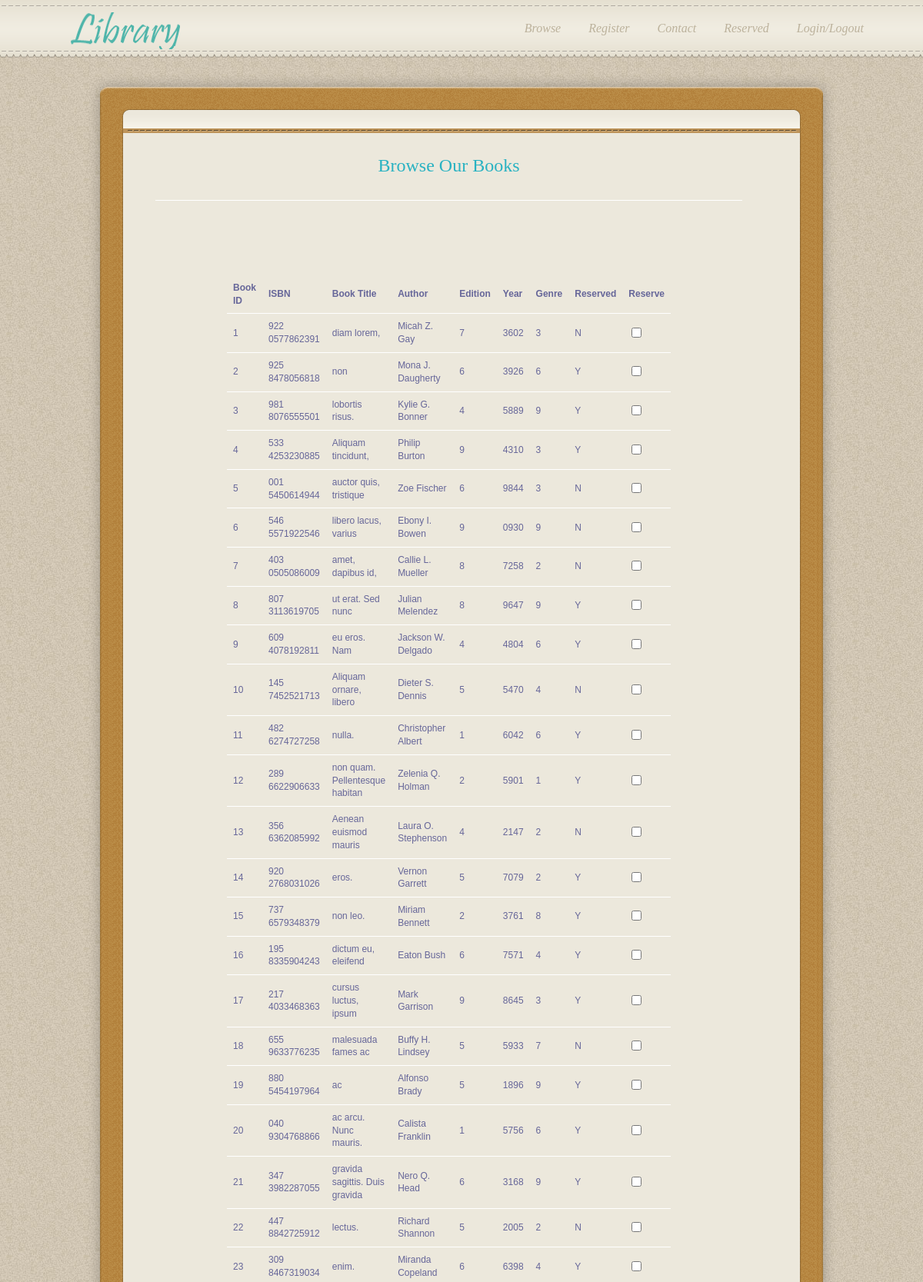
/browse.php (signed in, upper part), run on the app's committed database.
### tables this page shows
CREATE TABLE IF NOT EXISTS `book` (
  `bookID` int(11) NOT NULL AUTO_INCREMENT,
  `isbn` varchar(15) DEFAULT NULL,
  `booktitle` varchar(30) DEFAULT NULL,
  `author` varchar(30) DEFAULT NULL,
  `edition` varchar(1) DEFAULT NULL,
  `year` varchar(4) DEFAULT NULL,
  `category` int(11) DEFAULT NULL,
  `reserved` varchar(1) DEFAULT NULL,
  PRIMARY KEY (`bookID`),
  KEY `category` (`category`)
);

### output.php (the view, shortened to what this page needs)
<!DOCTYPE html>
<html>
<head>
</head>
<body>
  <table id="box-table">
    <tr>
      <td colspan="2">
        <center>
          <h2><font face="Tahoma">Browse Our Books</font></h2>
        </center>
      </td>
    </tr>
    <tr>
      <td>
        <table id="hover">
          <tr>
            <td><strong>Book ID</strong></td>
            <td><strong>ISBN</strong></td>
            <td><strong>Book Title</strong></td>
            <td><strong>Author</strong></td>
            <td><strong>Edition</strong></td>
            <td><strong>Year</strong></td>
            <td><strong>Genre</strong></td>
            <td><strong>Reserved</strong></td>
            <td><strong>Reserve</strong></td>
          </tr>
          <form name="input" action="reserve.php" method="post">
            <?php
                $search = "bookID > 0";
                $con=mysqli_connect("localhost","root","","library");
                $result = mysqli_query($con,"SELECT * FROM book WHERE $search");
                $i = 1;
                while($row = mysqli_fetch_array($result))
                {
                    echo "<tr>";
                    echo "<td>" . $row['bookID'] . "</td>";
                    echo "<td>" . $row['isbn'] . "</td>";
                    echo "<td>" . $row['booktitle'] . "</td>";
                    echo "<td>" . $row['author'] . "</td>";
                    echo "<td>" . $row['edition'] . "</td>";
                    echo "<td>" . $row['year'] . "</td>";
                    echo "<td>" . $row['category'] . "</td>";
                    echo "<td>" . $row['reserved'] . "</td>";
                    echo '<td><input type="checkbox" name="bookID' . $i . '" value=' . $row['bookID'] . '></td>';
                    echo "</tr>";
                    $i++;
                }
            ?>
        </table>
      </td>
    </tr>
  </table>
</body>
</html>

### css/style.css (style rules this page uses)
body { margin: 0; padding: 0; color: #7c7970; font-family: Georgia, "Times New Roman", Times, serif; font-size: 12px; line-height: 1.4em; background-color: #c9bda7; background-image: url(../images/body.jpg); background-repeat: repeat; }
a, a:link, a:visited { color: #29b2c2; font-weight: normal; text-decoration: none; font-style: italic; }
h1, h2, h3, h4, h5, h6 { color: #29b2c2; font-weight: normal; }
h1 { font-size: 48px; margin: 0 0 30px; padding: 5px 0 }
h2 { font-size: 24px; margin: 0 0 25px; padding: 3px 0 }
#box-table #hover { font-family: "Lucida Sans Unicode", "Lucida Grande", Sans-Serif; font-size: 12px; margin: 85px; width: 480px; text-align: left; border-collapse: collapse; }
#box-table td { padding: 8px; border-bottom: 1px solid #fff; color: #669; border-top: 1px solid transparent; }
#top_wrapper { width: 100%; height: 75px; margin-bottom: 20px; background: url(../images/top.png) repeat-x }
#top { width: 1080px; padding: 10px 48px; margin: 0 auto; }
#site_title { float: left; }
#site_title h1 { margin: 0; padding: 0; }
#site_title h1 a { display: block; font-size: 12px; font-family: Georgia, "Times New Roman", Times, serif; width: 229px; height: 54px; color: #acacac; text-indent: -10000px; background: url(../images/logo.png) no-repeat center left; }
#menu { float: right }

### css/ddsmoothmenu.css (style rules this page uses)
.ddsmoothmenu ul { z-index:100; margin: 0; padding: 0; list-style-type: none; }
.ddsmoothmenu ul li { position: relative; display: inline; float: left; }
.ddsmoothmenu ul li a { display: block; height: 54px; padding: 0 12px 0 10px; line-height: 54px; margin: 0 5px 0 9px; font-size: 16px; color: #bcb29c; text-align: center; text-decoration: none; font-weight: 400; outline: none; font-family: Georgia, "Times New Roman", Times, serif; background: url(../images/templatemo_menu_divider.png) center right no-repeat }

### data on the page
book: bookID "1", isbn "922 0577862391", booktitle "diam lorem,", author "Micah Z. Gay", edition "7", year "3602", category "3", reserved "N"
book: bookID "2", isbn "925 8478056818", booktitle "non", author "Mona J. Daugherty", edition "6", year "3926", category "6", reserved "Y"
book: bookID "3", isbn "981 8076555501", booktitle "lobortis risus.", author "Kylie G. Bonner", edition "4", year "5889", category "9", reserved "Y"
book: bookID "4", isbn "533 4253230885", booktitle "Aliquam tincidunt,", author "Philip Burton", edition "9", year "4310", category "3", reserved "Y"
book: bookID "5", isbn "001 5450614944", booktitle "auctor quis, tristique", author "Zoe Fischer", edition "6", year "9844", category "3", reserved "N"
book: bookID "6", isbn "546 5571922546", booktitle "libero lacus, varius", author "Ebony I. Bowen", edition "9", year "0930", category "9", reserved "N"
book: bookID "7", isbn "403 0505086009", booktitle "amet, dapibus id,", author "Callie L. Mueller", edition "8", year "7258", category "2", reserved "N"
book: bookID "8", isbn "807 3113619705", booktitle "ut erat. Sed nunc", author "Julian Melendez", edition "8", year "9647", category "9", reserved "Y"
book: bookID "9", isbn "609 4078192811", booktitle "eu eros. Nam", author "Jackson W. Delgado", edition "4", year "4804", category "6", reserved "Y"
book: bookID "10", isbn "145 7452521713", booktitle "Aliquam ornare, libero", author "Dieter S. Dennis", edition "5", year "5470", category "4", reserved "N"
book: bookID "11", isbn "482 6274727258", booktitle "nulla.", author "Christopher Albert", edition "1", year "6042", category "6", reserved "Y"
book: bookID "12", isbn "289 6622906633", booktitle "non quam. Pellentesque habitan", author "Zelenia Q. Holman", edition "2", year "5901", category "1", reserved "Y"
book: bookID "13", isbn "356 6362085992", booktitle "Aenean euismod mauris", author "Laura O. Stephenson", edition "4", year "2147", category "2", reserved "N"
book: bookID "14", isbn "920 2768031026", booktitle "eros.", author "Vernon Garrett", edition "5", year "7079", category "2", reserved "Y"
book: bookID "15", isbn "737 6579348379", booktitle "non leo.", author "Miriam Bennett", edition "2", year "3761", category "8", reserved "Y"
book: bookID "16", isbn "195 8335904243", booktitle "dictum eu, eleifend", author "Eaton Bush", edition "6", year "7571", category "4", reserved "Y"
book: bookID "17", isbn "217 4033468363", booktitle "cursus luctus, ipsum", author "Mark Garrison", edition "9", year "8645", category "3", reserved "Y"
book: bookID "18", isbn "655 9633776235", booktitle "malesuada fames ac", author "Buffy H. Lindsey", edition "5", year "5933", category "7", reserved "N"
book: bookID "19", isbn "880 5454197964", booktitle "ac", author "Alfonso Brady", edition "5", year "1896", category "9", reserved "Y"
book: bookID "20", isbn "040 9304768866", booktitle "ac arcu. Nunc mauris.", author "Calista Franklin", edition "1", year "5756", category "6", reserved "Y"
book: bookID "21", isbn "347 3982287055", booktitle "gravida sagittis. Duis gravida", author "Nero Q. Head", edition "6", year "3168", category "9", reserved "Y"
book: bookID "22", isbn "447 8842725912", booktitle "lectus.", author "Richard Shannon", edition "5", year "2005", category "2", reserved "N"
book: bookID "23", isbn "309 8467319034", booktitle "enim.", author "Miranda Copeland", edition "6", year "6398", category "4", reserved "Y"
